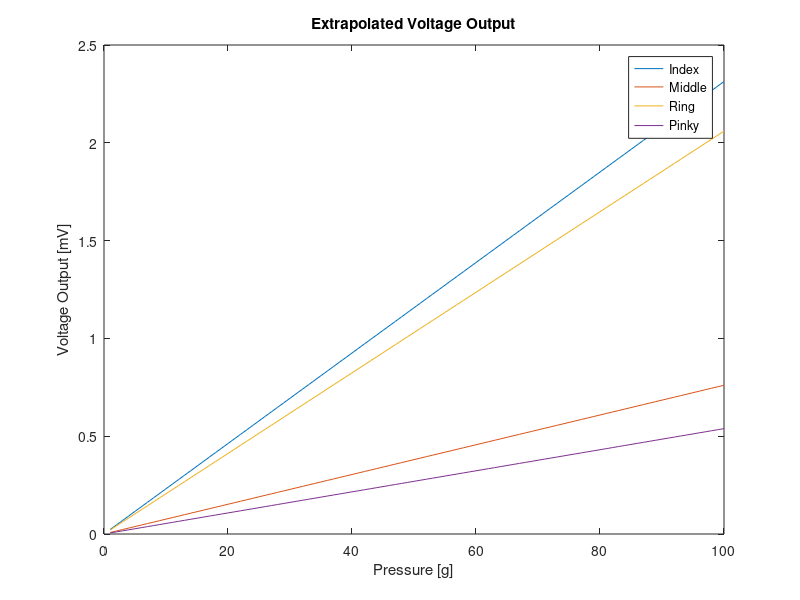

MATLAB code for this plot: (Note: this script raises an error after producing the figure.)
clc
clear
close all

% Index, Middle, Ring, and Pinky fingers
scaling = [0.023132144, 0.007605088, 0.020597115, 0.005386938]; %mV/g
extrapol = [1:100];

scaled = [];
for i = 1:size(scaling, 2)
    scaled = [scaled; scaling(i)*extrapol];
    plot(extrapol, scaled(i, :))
    hold on
end
hold off
title('Extrapolated Voltage Output')
legend('Index', 'Middle', 'Ring', 'Pinky')
xlabel('Pressure [g]')
ylabel('Voltage Output [mV]')

v = [];
for n = 1:size()
    teensy = [1, 2, 3, 4, 5];
    v = [v; teensy];
end